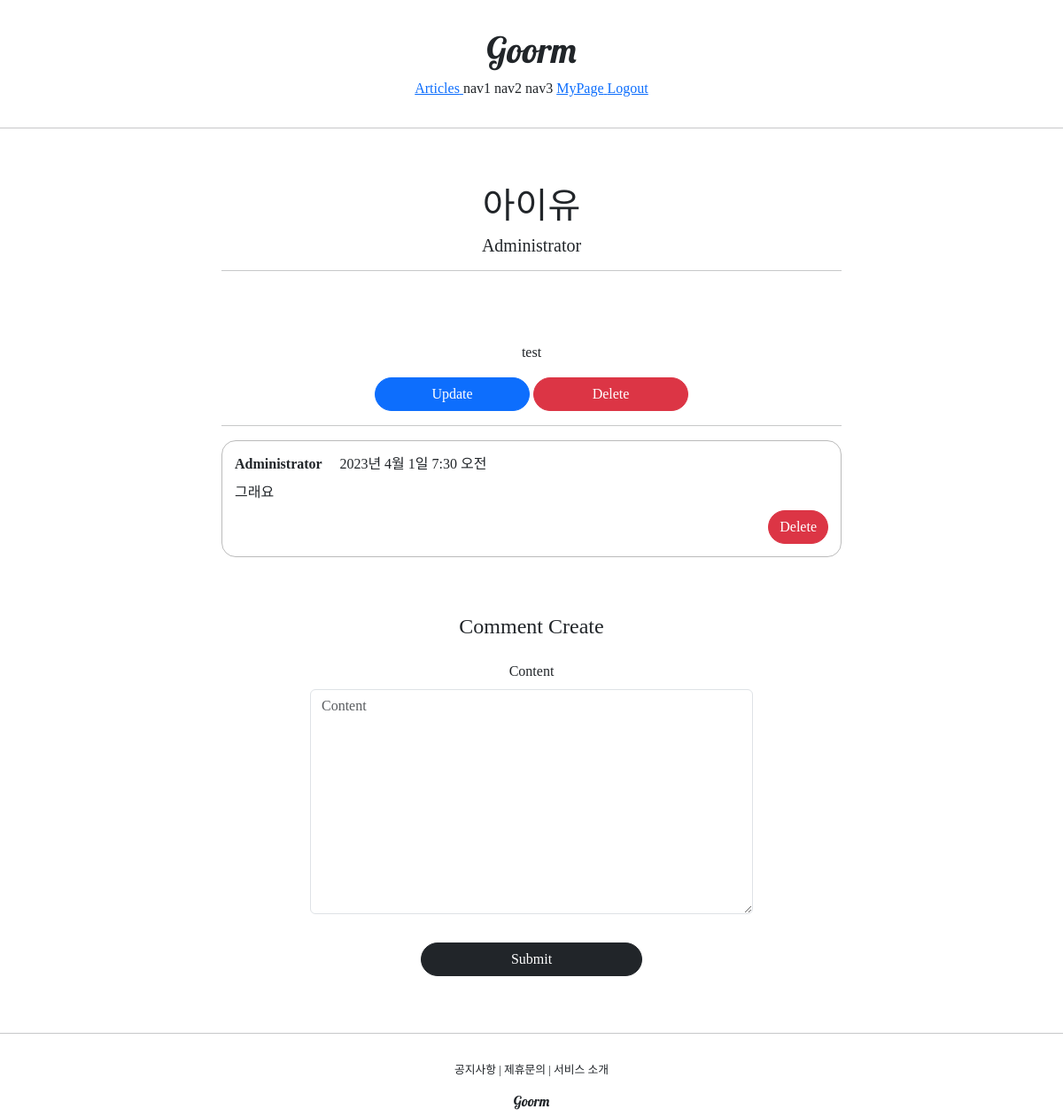
/articles/detail/4 (signed in), run on the app's committed database.
### articleapp/models.py (models this page shows)
class Article(models.Model):
    writer = models.ForeignKey(User, on_delete=models.SET_NULL, related_name='article', null=True)
    title = models.CharField(max_length=200, null=True)
    image = models.ImageField(upload_to='article/', null=False)
    content = models.TextField(null=True)
    created_at = models.DateField(auto_now_add=True, null=True)

### profileapp/models.py (models this page shows)
class Profile(models.Model):
    user = models.OneToOneField(User, on_delete=models.CASCADE, related_name='profile')
    image = models.ImageField(upload_to='profile/', null=True)
    nickname = models.CharField(max_length=20, unique=True, null=True)
    message = models.CharField(max_length=100, null=True)

### commentapp/models.py (models this page shows)
class Comment(models.Model):
    article = models.ForeignKey(Article, on_delete=models.SET_NULL, null=True, related_name='comment')
    writer = models.ForeignKey(User, on_delete=models.SET_NULL, null=True, related_name='comment')
    content = models.TextField(null=False)
    created_at = models.DateTimeField(auto_now=True)

### articleapp/views.py (the view)
# urls.py: path('detail/<int:pk>', ArticleDetailView.as_view(), name='detail'),
class ArticleDetailView(DetailView, FormMixin):
    model = Article
    form_class = CommentCreationForm
    context_object_name = 'target_article'
    template_name = 'articleapp/detail.html'

### commentapp/forms.py
class CommentCreationForm(ModelForm):
    class Meta:
        model = Comment
        fields = ['content']

### articleapp/templates/articleapp/detail.html (shortened to what this page needs)
{% extends 'base.html' %}
{% block content %}
  <div>
      <div style="text-align: center; max-width: 700px; margin: 4rem auto;">
        <h1>
          {{ target_article.title }}
        </h1>
        <h5>
          {{ target_article.writer.profile.nickname }}
        </h5>
        <hr>
        <p>
          {{ target_article.content }}
        </p>
        {% if target_article.writer == user %}
        <a href="{% url 'articleapp:update' pk=target_article.pk %}"
        class="btn btn-primary rounded-pill col-3">
          Update
        </a>
        <a href="{% url 'articleapp:delete' pk=target_article.pk %}"
        class="btn btn-danger rounded-pill col-3">
          Delete
        </a>
        {% endif %}
        <hr>
        {% for comment in target_article.comment.all %}
          {% include 'commentapp/detail.html' with comment=comment %}
        {% endfor %}
        {% include 'commentapp/create.html' with article=target_article %}
      </div>
  </div>
{% endblock %}

### commentapp/templates/commentapp/detail.html (shortened to what this page needs)
<div style="border: 1px solid; text-align: left; padding: 2%; margin: .5rem 0; border-radius: 1rem; border-color: #bbb">
    <div>
        <strong>
            {{ comment.writer.profile.nickname }}
        </strong>
        {{ comment.created_at }}
    </div>
    <div style="margin: .5rem 0">
        {{ comment.content }}
    </div>
    {% if comment.writer == user %}
    <div style="text-align: right">
        <a href="{% url 'commentapp:delete' pk=comment.pk %}"\\
            class="btn btn-danger rounded-pill">
            Delete
        </a>
    </div>
    {% endif %}
</div>

### data on the page
Article: title "아이유", writer.profile.nickname "Administrator", content "test"
Comment: writer.profile.nickname "Administrator", created_at "2023년 4월 1일 7:30 오전", content "그래요", shows "Delete"
